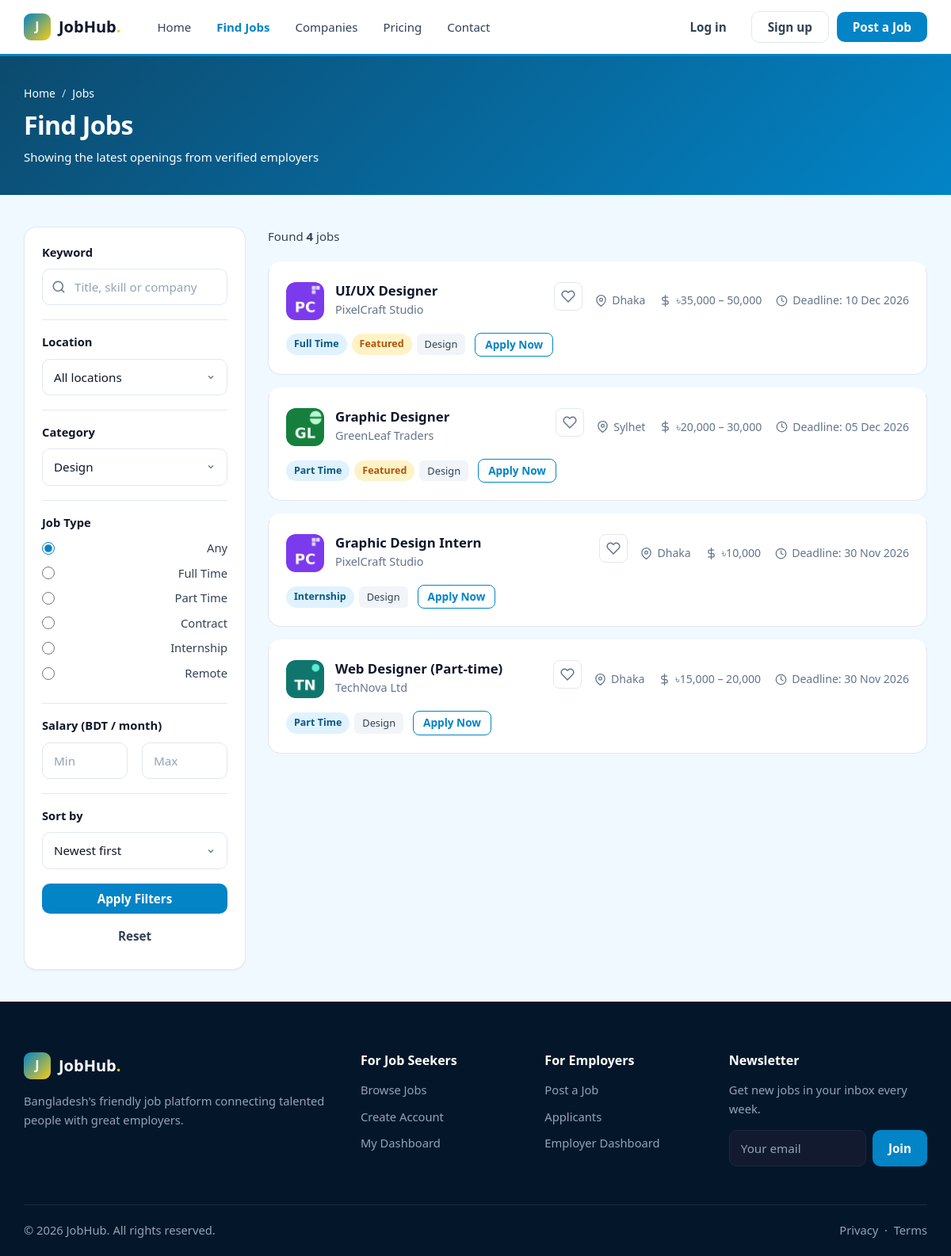
/jobs.php?category=4, run on the app's committed database.
### tables this page shows
CREATE TABLE `jobs` (
  `id` int UNSIGNED NOT NULL,
  `company_id` int UNSIGNED NOT NULL,
  `category_id` int UNSIGNED DEFAULT NULL,
  `city_id` int UNSIGNED DEFAULT NULL,
  `subscription_id` int UNSIGNED DEFAULT NULL,
  `title` varchar(150) NOT NULL,
  `slug` varchar(180) NOT NULL,
  `job_type` enum('full_time','part_time','contract','internship','remote') NOT NULL DEFAULT 'full_time',
  `salary_min` decimal(10,2) DEFAULT NULL,
  `salary_max` decimal(10,2) DEFAULT NULL,
  `description` text,
  `deadline` date NOT NULL,
  `status` enum('pending','approved','rejected','closed') NOT NULL DEFAULT 'pending',
  `is_featured` tinyint(1) NOT NULL DEFAULT '0'
);

CREATE TABLE `companies` (
  `id` int UNSIGNED NOT NULL,
  `user_id` int UNSIGNED NOT NULL,
  `city_id` int UNSIGNED DEFAULT NULL,
  `name` varchar(150) NOT NULL,
  `logo` varchar(255) DEFAULT NULL,
  `website` varchar(255) DEFAULT NULL,
  `address` text,
  `description` text
);

CREATE TABLE `cities` (
  `id` int UNSIGNED NOT NULL,
  `name` varchar(100) NOT NULL,
  `division` varchar(50) NOT NULL
);

CREATE TABLE `categories` (
  `id` int UNSIGNED NOT NULL,
  `name` varchar(100) NOT NULL,
  `slug` varchar(120) NOT NULL
);

### jobs.php (the view, shortened to what this page needs)
<?php
include('dbconfig.php');
$category = isset($_GET['category']) ? (int)$_GET['category'] : 0;
$type     = isset($_GET['type']) ? $_GET['type'] : '';
$min      = isset($_GET['min']) ? (int)$_GET['min'] : 0;
$max      = isset($_GET['max']) ? (int)$_GET['max'] : 0;
$sort     = isset($_GET['sort']) ? $_GET['sort'] : 'new';
$where = "WHERE jobs.status = 'approved' AND jobs.deadline >= CURDATE()";
if ($category > 0) {
  $where .= " AND jobs.category_id = $category";
}
$allTypes = array('full_time', 'part_time', 'contract', 'internship', 'remote');
if ($sort == 'salary_high') {
  $order = "ORDER BY jobs.salary_max DESC";
} else if ($sort == 'salary_low') {
  $order = "ORDER BY jobs.salary_min ASC";
} else if ($sort == 'deadline') {
  $order = "ORDER BY jobs.deadline ASC";
} else {
  $order = "ORDER BY jobs.is_featured DESC, jobs.id DESC";
}
$perPage = 6;
$pageNo  = isset($_GET['page']) ? (int)$_GET['page'] : 1;
$offset  = ($pageNo - 1) * $perPage;
$from = "FROM jobs
         JOIN companies ON companies.id = jobs.company_id
         LEFT JOIN cities ON cities.id = jobs.city_id
         LEFT JOIN categories ON categories.id = jobs.category_id";
$total = $conn->query("SELECT COUNT(*) AS c $from $where")->fetch_assoc()['c'];
$jobs = $conn->query("SELECT jobs.*, companies.name AS company_name, companies.logo,
                             cities.name AS city_name, categories.name AS category_name
                      $from $where $order LIMIT $offset, $perPage");
$categories = $conn->query("SELECT * FROM categories ORDER BY name");
?>
<!DOCTYPE html>
<html lang="en">
<head>
  <link rel="stylesheet" href="assets/css/style.css?v=2">
</head>
<body>
<?php include('navber.php'); ?>
<main>
<section class="page-header">
  <div class="container">
    <ul class="breadcrumb"><li><a href="index.php">Home</a></li><li>Jobs</li></ul>
    <h1>Find Jobs</h1><p class="muted mb-0 mt-1">Showing the latest openings from verified employers</p>
  </div>
</section>
<section class="section-sm">
  <div class="container listing-layout">
    <aside class="card filter-box">
      <form class="card-body" action="jobs.php" method="get">
        <div class="filter-group">
          <h4>Keyword</h4>
          <div class="input-icon"><svg class="ic" viewBox="0 0 24 24" aria-hidden="true"><circle cx="11" cy="11" r="8"/><line x1="21" y1="21" x2="16.65" y2="16.65"/></svg><input type="text" name="q" class="form-control" placeholder="Title, skill or company" value="<?php echo htmlspecialchars($_GET['q'] ?? ''); ?>"></div>
        </div>
        <div class="filter-group">
          <h4>Location</h4>
          <select class="form-control" name="city">
            <option value="">All locations</option>
          </select>
        </div>
        <div class="filter-group">
          <h4>Category</h4>
          <select class="form-control" name="category">
            <?php while ($cat = $categories->fetch_assoc()) { ?>
              <option value="<?php echo $cat['id']; ?>" <?php if ($category == $cat['id']) echo 'selected'; ?>><?php echo $cat['name']; ?></option>
            <?php } ?>
          </select>
        </div>
        <div class="filter-group">
          <h4>Job Type</h4>
          <label class="check"><input type="radio" name="type" value="" <?php if ($type == '') echo 'checked'; ?>> Any</label>
          <?php foreach ($allTypes as $t) { ?>
            <label class="check"><input type="radio" name="type" value="<?php echo $t; ?>" <?php if ($type == $t) echo 'checked'; ?>> <?php echo ucwords(str_replace('_', ' ', $t)); ?></label>
          <?php } ?>
        </div>
        <div class="filter-group">
          <h4>Salary (BDT / month)</h4>
          <div class="form-row">
            <input class="form-control" type="number" name="min" placeholder="Min" value="<?php if ($min) echo $min; ?>">
            <input class="form-control" type="number" name="max" placeholder="Max" value="<?php if ($max) echo $max; ?>">
          </div>
        </div>
        <div class="filter-group">
          <h4>Sort by</h4>
          <select class="form-control" name="sort">
            <option value="new" <?php if ($sort == 'new') echo 'selected'; ?>>Newest first</option>
          </select>
        </div>
        <button class="btn btn-primary btn-block" type="submit">Apply Filters</button>
        <a href="jobs.php" class="btn btn-ghost btn-block mt-1">Reset</a>
      </form>
    </aside>
    <div>
      <div class="listing-toolbar">
        <p class="mb-0">Found <strong><?php echo $total; ?></strong> jobs</p>
      </div>
      <div class="job-list">
        <?php
        while ($row = $jobs->fetch_assoc()) {
          include('job-card.php');
        }
        ?>
      </div>
    </div>
  </div>
</section>
</main>
<?php include('footer.php'); ?>

### job-card.php (shortened to what this page needs)
<?php
$short = strtoupper(substr($row['company_name'], 0, 2));
if ($row['salary_min'] && $row['salary_max']) {
  $salary = '৳' . number_format($row['salary_min']) . ' – ' . number_format($row['salary_max']);
} else if ($row['salary_min']) {
  $salary = '৳' . number_format($row['salary_min']);
} else {
  $salary = 'Negotiable';
}
$type = ucwords(str_replace('_', ' ', $row['job_type']));
$isSaved = false;
?>
<div class="job-card" style="cursor:pointer" onclick="location.href='job-details.php?id=<?php echo $row['id']; ?>'">
  <div class="job-card-head">
    <?php if ($row['logo']) { ?>
      <img class="company-logo" src="uploads/logos/<?php echo $row['logo']; ?>" alt="">
    <?php } else { ?>
      <div class="company-logo" style="background:#0f766e"><?php echo $short; ?></div>
    <?php } ?>
    <div class="job-card-info">
      <h3><a href="job-details.php?id=<?php echo $row['id']; ?>"><?php echo $row['title']; ?></a></h3>
      <p class="muted"><?php echo $row['company_name']; ?></p>
    </div>
    <a class="icon-btn <?php if ($isSaved) echo 'saved'; ?>" href="save-job.php?id=<?php echo $row['id']; ?>" onclick="event.stopPropagation()" title="<?php echo $isSaved ? 'Remove from saved' : 'Save job'; ?>"><svg class="ic" viewBox="0 0 24 24" aria-hidden="true"><path d="M20.84 4.61a5.5 5.5 0 0 0-7.78 0L12 5.67l-1.06-1.06a5.5 5.5 0 0 0-7.78 7.78L12 21.23l8.84-8.84a5.5 5.5 0 0 0 0-7.78z"/></svg></a>
  </div>
  <div class="job-meta">
    <span><svg class="ic" viewBox="0 0 24 24" aria-hidden="true"><path d="M21 10c0 7-9 13-9 13s-9-6-9-13a9 9 0 0 1 18 0z"/><circle cx="12" cy="10" r="3"/></svg><?php echo $row['city_name'] ? $row['city_name'] : 'Bangladesh'; ?></span>
    <span><svg class="ic" viewBox="0 0 24 24" aria-hidden="true"><line x1="12" y1="1" x2="12" y2="23"/><path d="M17 5H9.5a3.5 3.5 0 0 0 0 7h5a3.5 3.5 0 0 1 0 7H6"/></svg><?php echo $salary; ?></span>
    <span><svg class="ic" viewBox="0 0 24 24" aria-hidden="true"><circle cx="12" cy="12" r="10"/><polyline points="12 6 12 12 16 14"/></svg> Deadline: <?php echo date('d M Y', strtotime($row['deadline'])); ?></span>
  </div>
  <div class="job-card-foot">
    <div class="tags">
      <span class="badge badge-primary"><?php echo $type; ?></span>
      <?php if ($row['is_featured']) { ?><span class="badge badge-warning">Featured</span><?php } ?>
      <?php if ($row['category_name']) { ?><span class="tag"><?php echo $row['category_name']; ?></span><?php } ?>
    </div>
    <a class="btn btn-sm btn-outline" href="job-details.php?id=<?php echo $row['id']; ?>">Apply Now</a>
  </div>
</div>

### data on the page
jobs: company.logo (picture), title "UI/UX Designer", company.name "PixelCraft Studio", city.name "Dhaka", salary "৳35,000 – 50,000", deadline "10 Dec 2026", job_type "Full Time", is_featured "Featured", category.name "Design"
jobs: company.logo (picture), title "Graphic Designer", company.name "GreenLeaf Traders", city.name "Sylhet", salary "৳20,000 – 30,000", deadline "05 Dec 2026", job_type "Part Time", is_featured "Featured", category.name "Design"
jobs: company.logo (picture), title "Graphic Design Intern", company.name "PixelCraft Studio", city.name "Dhaka", salary_min "৳10,000", deadline "30 Nov 2026", job_type "Internship", category.name "Design"
jobs: company.logo (picture), title "Web Designer (Part-time)", company.name "TechNova Ltd", city.name "Dhaka", salary "৳15,000 – 20,000", deadline "30 Nov 2026", job_type "Part Time", category.name "Design"

### other printed values
str_replace('_', ' ', $t) "Full Time"
str_replace('_', ' ', $t) "Part Time"
str_replace('_', ' ', $t) "Contract"
str_replace('_', ' ', $t) "Internship"
str_replace('_', ' ', $t) "Remote"
$total "4"
form field category "Design"
